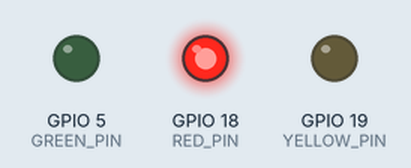
Recording of a program running on a simulated ESP32. Shown: output pins drawn as LEDs (lit = HIGH). What the program prints to the serial monitor is not drawn.

Above: at 3.5 s.
At 10.5 s:
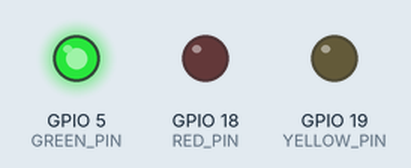
At 16.0 s:
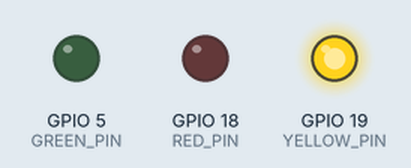
Timing chart, 0 to 23.4 s (numbered marks = the images above):
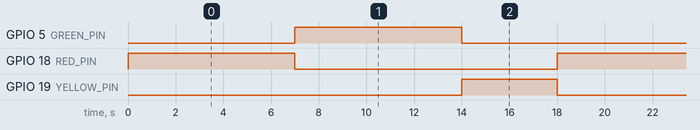

Measured:
- by itself, GPIO 5 (GREEN_PIN), GPIO 18 (RED_PIN): alternates HIGH for 7.0 s and LOW for 11.0 s
- by itself, GPIO 19 (YELLOW_PIN): alternates HIGH for 4.0 s and LOW for 14.0 s
- by itself, everything shown: repeats every 18.0 s, in 3 steps

The program:

main.cpp
```cpp
#include <Arduino.h>

#define RED_PIN 18    // Chân GPIO cho đèn đỏ (phù hợp với diagram.json)
#define YELLOW_PIN 19 // Chân GPIO cho đèn vàng
#define GREEN_PIN 5   // Chân GPIO cho đèn xanh

unsigned long previousMillis = 0;      // Lưu thời gian trước đó
const unsigned long redTime = 7000;    // 7 giây cho đèn đỏ
const unsigned long yellowTime = 4000; // 4 giây cho đèn vàng
const unsigned long greenTime = 7000;  // 7 giây cho đèn xanh
int currentState = 2;                  // Trạng thái bắt đầu từ đèn đỏ
int lastState = -1;                    // Trạng thái trước đó

void setup()
{
    Serial.begin(115200);
    pinMode(RED_PIN, OUTPUT);
    pinMode(YELLOW_PIN, OUTPUT);
    pinMode(GREEN_PIN, OUTPUT);
}

void loop()
{
    unsigned long currentMillis = millis();

    if (currentState != lastState)
    {
        previousMillis = currentMillis; // Cập nhật ngay khi vào trạng thái mới

        if (lastState == 0)
            Serial.println("Đèn xanh: OFF");
        if (lastState == 1)
            Serial.println("Đèn vàng: OFF");
        if (lastState == 2)
            Serial.println("Đèn đỏ: OFF");

        lastState = currentState;
        if (currentState == 0)
            Serial.println("Đèn xanh: ON");
        if (currentState == 1)
            Serial.println("Đèn vàng: ON");
        if (currentState == 2)
            Serial.println("Đèn đỏ: ON");
    }

    switch (currentState)
    {
    case 2: // Đèn đỏ
        digitalWrite(RED_PIN, HIGH);
        digitalWrite(YELLOW_PIN, LOW);
        digitalWrite(GREEN_PIN, LOW);
        if (currentMillis - previousMillis >= redTime)
        {
            previousMillis = currentMillis;
            currentState = 0; // Chuyển sang đèn xanh
        }
        break;

    case 0: // Đèn xanh
        digitalWrite(RED_PIN, LOW);
        digitalWrite(YELLOW_PIN, LOW);
        digitalWrite(GREEN_PIN, HIGH);
        if (currentMillis - previousMillis >= greenTime)
        {
            previousMillis = currentMillis;
            currentState = 1; // Chuyển sang đèn vàng
        }
        break;

    case 1: // Đèn vàng
        digitalWrite(RED_PIN, LOW);
        digitalWrite(YELLOW_PIN, HIGH);
        digitalWrite(GREEN_PIN, LOW);
        if (currentMillis - previousMillis >= yellowTime)
        {
            previousMillis = currentMillis;
            currentState = 2; // Quay lại đèn đỏ
        }
        break;
    }
}
```
